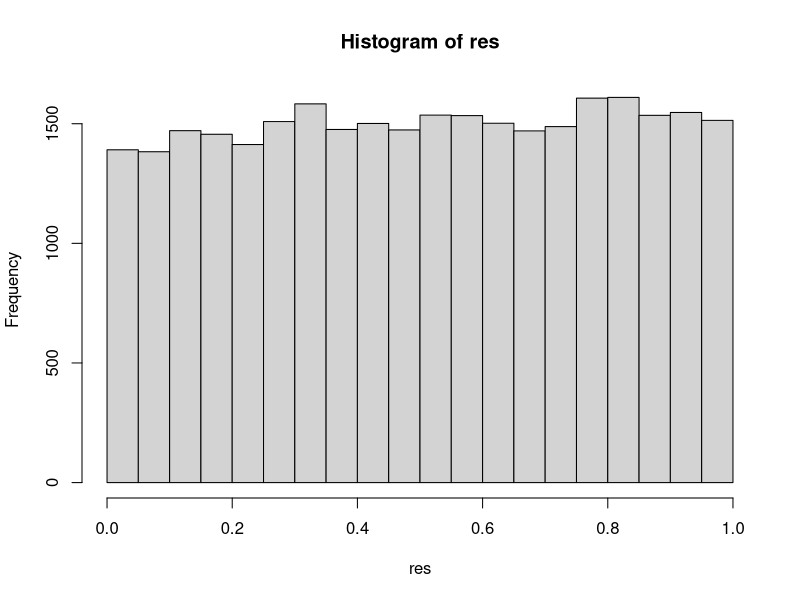
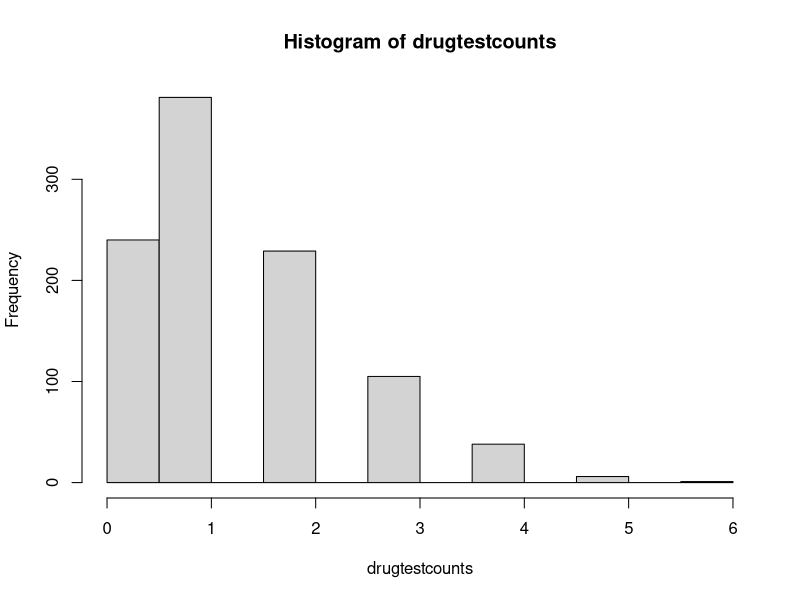

Source code (R) for these figures, in order:
#Setup 4-9
#Suppose you plan to run an experiment screening a panel of 30,000 small molecules to determine which ones 
#increase expression of a fluorescent reporter gene. In untreated cells, 
#the reporter gene expression follows a normal distribution with a mean of 8 units and a standard deviation of 2 units. 
#There will be 100 untreated control cells, and each of the 30,000 molecules will be tested in 10 technical replicates. 
#You want to simulate the experiment to figure out how many hits would come out of your screen if the null hypothesis is true for all 30,000 cases.

set.seed(3)
ctrl = rnorm(100,8,2)
expt = rnorm(10, 8, 2)
t.test(ctrl, expt)$p.value


#Question 1
set.seed(4)
res = replicate(30000,{
  expt = rnorm(10, 8, 2)
  t.test(ctrl, expt)$p.value
})
hist(res)

#Question 2
mean(res<=0.05)

#Question 3
sum(res<=0.05)

#Question 4
sum(res<=0.001)


#Setup 5-9
#Assume you are testing the effectiveness of 30 drugs on the white blood cell count of mice. 
#For each of the 30 drugs you run an experiment with 5 control mice and 5 treated mice. 
#Assume the null hypothesis that the drug has no effect is true for all 30 drugs and that 
#white blood cell counts follow a normal distribution with mean 7.5 units and a standard deviation of 2.5 units.

#We will analyze the number of significant p-values expected by chance under the null distribution.

#Question 5
set.seed(28)
control = rnorm(5,7.5,2.5)
treated = rnorm(5,7.5,2.5)
t.test(control,treated)$p.value

#Question 6
set.seed(51)
drugs = 30
drugtest = replicate(drugs,{
  control = rnorm(5,7.5,2.5)
  treated = rnorm(5,7.5,2.5)
  t.test(control,treated)$p.value
})
sum(drugtest<=0.05)

#Question 7 
set.seed(100)
run = 1000
drugtestcounts = replicate(run,{
  drugtest = replicate(drugs,{
    control = rnorm(5,7.5,2.5)
    treated = rnorm(5,7.5,2.5)
    t.test(control,treated)$p.value  
    })
  sum(drugtest<=0.05)
})
mean(drugtestcounts)

#Question 8 #Its a poisson distribution
hist(drugtestcounts)

#Question 9 
newdrugtestcounts = drugtestcounts>3
mean(newdrugtestcounts)     
#mean(drugtestcounts>3)